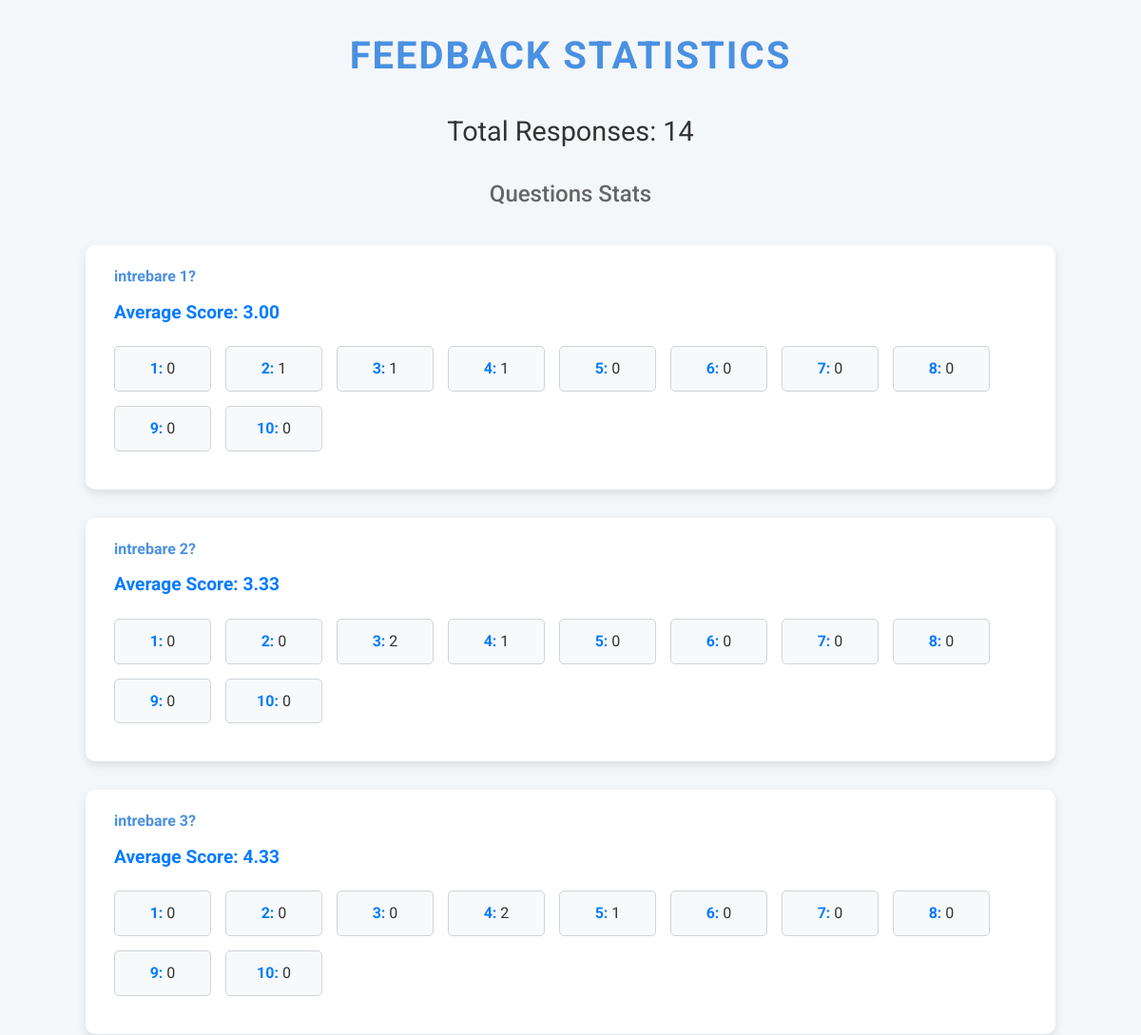
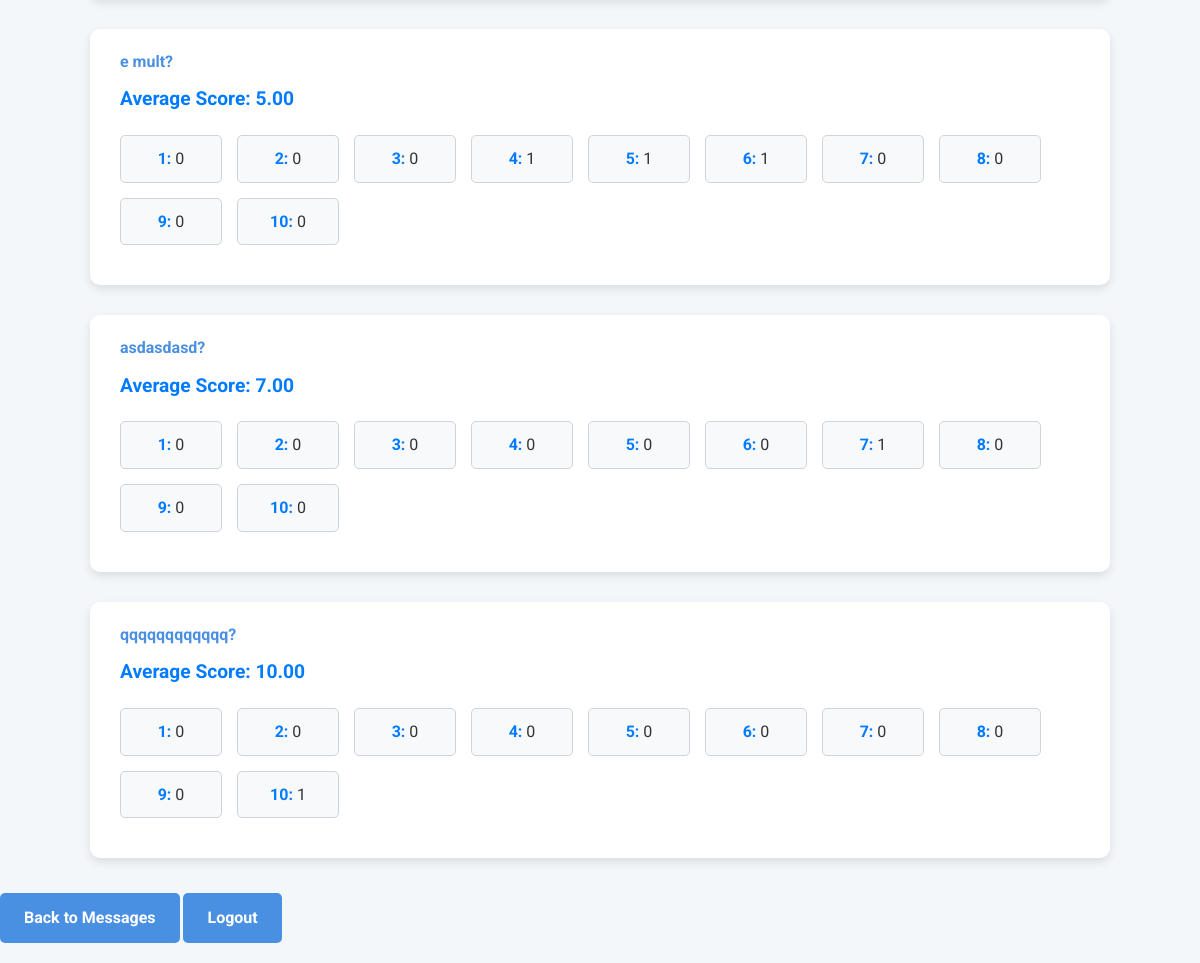
The page /statistics (signed in) on the database its author committed (2 pictures, top to bottom).
### app.py (models this page shows, shortened)
class Question(db.Model):
    id = db.Column(db.Integer, primary_key=True)
    text = db.Column(db.String(255),  nullable=False)

### app.py (the view)
@app.route('/statistics', methods=['GET'])
@login_required
def statistics():
    all_answers = UserAnswer.query.all()
    all_additional_texts = AdditionalText.query.all()  # This retrieves all the messages
    all_questions = Question.query.all()
    statistics = {
        'total': len(all_answers),
        'question_stats': {},
        'averages': {}  # Store averages for each question
    }
    emoji_mapping = {
        '1': 'Very Poor',
        '2': 'Poor',
        '3': 'Fair',
        '4': 'Below average',
        '5': 'Average',
        '6': 'Good',
        '7': 'Very Good',
        '8': 'Excellent',
        '9': 'Exceptional',
        '10': 'Perfect'
    }
    for question in all_questions:
        question_answers = [answer for answer in all_answers if answer.question == question.text]  # Use question.text
        counts = {
            'Very Poor': sum(1 for a in question_answers if a.answer == '1'),
            'Poor': sum(1 for a in question_answers if a.answer == '2'),
            'Fair': sum(1 for a in question_answers if a.answer == '3'),
            'Below average': sum(1 for a in question_answers if a.answer == '4'),
            'Average': sum(1 for a in question_answers if a.answer == '5'),
            'Good': sum(1 for a in question_answers if a.answer == '6'),
            'Very Good': sum(1 for a in question_answers if a.answer == '7'),
            'Excellent': sum(1 for a in question_answers if a.answer == '8'),
            'Exceptional': sum(1 for a in question_answers if a.answer == '9'),
            'Perfect': sum(1 for a in question_answers if a.answer == '10'),
        }
        statistics['question_stats'][question.text] = counts  # Use question.text for the key
        total_score = 0
        answer_count = 0
        for answer in question_answers:
            try:
                total_score += int(answer.answer)  # Convert the answer to an integer
                answer_count += 1
            except ValueError:
                pass  # Skip any non-numeric values
        average = total_score / answer_count if answer_count > 0 else 'No Votes'
        statistics['averages'][question.text] = "{:.2f}".format(average) if isinstance(average, float) else average
    return render_template('statistics.html', statistics=statistics, additional_texts=all_additional_texts)

### app.py (called while the page is built)
@login_manager.user_loader
def load_user(user_id):
    return db.session.get(User, int(user_id))

### templates/statistics.html (shortened to what this page needs)
<!DOCTYPE html>
<html lang="en">
<head>
</head>
<body>
    <h1>Feedback Statistics</h1>
    <h2>Total Responses: {{ statistics.total }}</h2>
    <h3>Questions Stats</h3>
    <ul>
        {% for question, counts in statistics.question_stats.items() %}
        <li>
            <strong>{{ question }}</strong>
            <div class="average">Average Score: {{ statistics.averages[question] }}</div>
            <div>
                <div class="grade-container">
                    <div class="grade-item">
                        <span class="grade-number">1:</span> {{ counts['Very Poor'] }}
                    </div>
                    <div class="grade-item">
                        <span class="grade-number">2:</span> {{ counts['Poor'] }}
                    </div>
                    <div class="grade-item">
                        <span class="grade-number">3:</span> {{ counts['Fair'] }}
                    </div>
                    <div class="grade-item">
                        <span class="grade-number">4:</span> {{ counts['Below average'] }}
                    </div>
                    <div class="grade-item">
                        <span class="grade-number">5:</span> {{ counts['Average'] }}
                    </div>
                    <div class="grade-item">
                        <span class="grade-number">6:</span> {{ counts['Good'] }}
                    </div>
                    <div class="grade-item">
                        <span class="grade-number">7:</span> {{ counts['Very Good'] }}
                    </div>
                    <div class="grade-item">
                        <span class="grade-number">8:</span> {{ counts['Excellent'] }}
                    </div>
                    <div class="grade-item">
                        <span class="grade-number">9:</span> {{ counts['Exceptional'] }}
                    </div>
                    <div class="grade-item">
                        <span class="grade-number">10:</span> {{ counts['Perfect'] }}
                    </div>
                </div>
            </div>
        </li>
        {% endfor %}
    </ul>
    <a href="{{ url_for('messages') }}">Back to Messages</a>
    <a href="{{ url_for('logout') }}">Logout</a>
</body>
</html>

### templates/statistics.html (style rules this page uses)
body { font-family: 'Roboto', sans-serif; margin: 0; padding: 0; background-color: #f4f7fa; color: #333; line-height: 1.6; }
h1, h2, h3 { text-align: center; margin-bottom: 20px; }
h1 { color: #4A90E2; font-size: 2.5em; text-transform: uppercase; letter-spacing: 2px; }
h2 { color: #333; font-weight: 400; font-size: 1.8em; }
h3 { color: #666; font-weight: 500; font-size: 1.5em; }
ul { list-style: none; padding: 0; display: flex; flex-direction: column; align-items: center; margin: 0; }
li { background: #fff; border-radius: 10px; padding: 20px 30px; margin: 15px 0; box-shadow: 0 4px 10px rgba(0, 0, 0, 0.1); width: 80%; transition: transform 0.3s, box-shadow 0.3s; overflow-wrap: break-word; word-wrap: break-word; word-break: break-word; }
strong { color: #4A90E2; font-weight: 700; display: block; margin-bottom: 10px; text-align: left; }
.average { color: #007BFF; font-weight: bold; font-size: 1.2em; margin-bottom: 10px; text-align: left; }
a { display: inline-block; margin: 20px auto; padding: 12px 24px; color: #fff; background-color: #4A90E2; border-radius: 5px; text-decoration: none; font-weight: bold; transition: background-color 0.3s, transform 0.3s; }
.grade-container { display: flex; flex-wrap: wrap; gap: 15px; margin: 20px 0; }
.grade-item { background-color: #f8f9fa; border: 1px solid #ced4da; border-radius: 5px; padding: 10px; width: 80px; text-align: center; }
.grade-number { font-weight: bold; color: #007BFF; }

### rows shown on the page
Question: text "intrebare 1?", text "3.00", counts "0", Poor "1", Fair "1", id "1", Average "0", Good "0", Excellent "0", Exceptional "0", Perfect "0"
Question: text "intrebare 2?", text "3.33", counts "0", Poor "0", Fair "2", counts "1", Average "0", Good "0", Excellent "0", Exceptional "0", Perfect "0"
Question: text "intrebare 3?", text "4.33", counts "0", Poor "0", Fair "0", counts "2", Average "1", Good "0", Excellent "0", Exceptional "0", Perfect "0"
Question: text "e mult?", text "5.00", counts "0", Poor "0", Fair "0", counts "1", Average "1", Good "1", Excellent "0", Exceptional "0", Perfect "0"
Question: text "asdasdasd?", text "7.00", counts "0", Poor "0", Fair "0", Average "0", Good "0", counts "1", Excellent "0", Exceptional "0", Perfect "0"
Question: text "qqqqqqqqqqqq?", text "10.00", counts "0", Poor "0", Fair "0", Average "0", Good "0", Excellent "0", Exceptional "0", Perfect "1"

### other values the page prints
{{ statistics.total }} "14"
